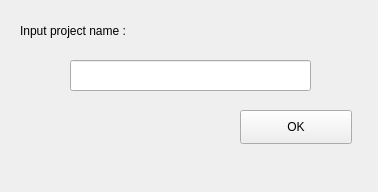
<?xml version="1.0" encoding="UTF-8"?>
<ui version="4.0">
 <class>new_project</class>
 <widget class="QMainWindow" name="new_project">
  <property name="geometry">
   <rect>
    <x>0</x>
    <y>0</y>
    <width>378</width>
    <height>192</height>
   </rect>
  </property>
  <property name="windowTitle">
   <string>New project</string>
  </property>
  <widget class="QWidget" name="centralwidget">
   <widget class="QLineEdit" name="lineEdit">
    <property name="geometry">
     <rect>
      <x>70</x>
      <y>60</y>
      <width>241</width>
      <height>31</height>
     </rect>
    </property>
   </widget>
   <widget class="QLabel" name="label">
    <property name="geometry">
     <rect>
      <x>20</x>
      <y>10</y>
      <width>271</width>
      <height>41</height>
     </rect>
    </property>
    <property name="styleSheet">
     <string notr="true">font: 25 20pt &quot;Bahnschrift Light Condensed&quot;;</string>
    </property>
    <property name="text">
     <string>Input project name :</string>
    </property>
   </widget>
   <widget class="QPushButton" name="pushButton">
    <property name="geometry">
     <rect>
      <x>240</x>
      <y>110</y>
      <width>112</width>
      <height>34</height>
     </rect>
    </property>
    <property name="text">
     <string>OK</string>
    </property>
   </widget>
  </widget>
  <widget class="QMenuBar" name="menubar">
   <property name="geometry">
    <rect>
     <x>0</x>
     <y>0</y>
     <width>378</width>
     <height>30</height>
    </rect>
   </property>
  </widget>
 </widget>
 <resources/>
 <connections/>
</ui>
